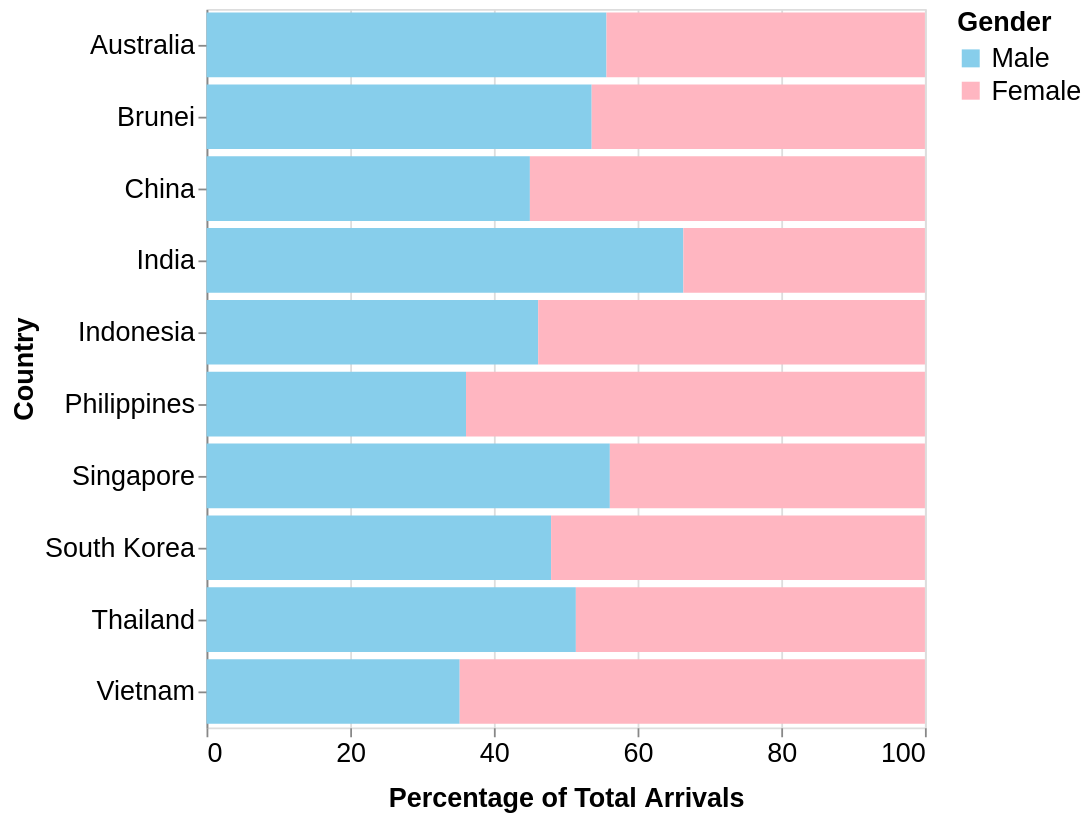

Write a Vega-Lite specification for this figure.
### Vega-Lite specification from a JSON file in a GitHub repository (floating-point values rounded to 4 significant figures)
{"$schema": "https://vega.github.io/schema/vega-lite/v5.json", "data": {"values": [{"country": "Singapore", "gender": "Male", "percentage": 56.14}, {"country": "Singapore", "gender": "Female", "percentage": 43.86}, {"country": "Brunei", "gender": "Male", "percentage": 53.61}, {"country": "Brunei", "gender": "Female", "percentage": 46.39}, {"country": "Australia", "gender": "Male", "percentage": 55.67}, {"country": "Australia", "gender": "Female", "percentage": 44.33}, {"country": "China", "gender": "Male", "percentage": 45.01}, {"country": "China", "gender": "Female", "percentage": 54.99}, {"country": "India", "gender": "Male", "percentage": 66.37}, {"country": "India", "gender": "Female", "percentage": 33.63}, {"country": "Indonesia", "gender": "Male", "percentage": 46.16}, {"country": "Indonesia", "gender": "Female", "percentage": 53.84}, {"country": "Philippines", "gender": "Male", "percentage": 36.12}, {"country": "Philippines", "gender": "Female", "percentage": 63.88}, {"country": "South Korea", "gender": "Male", "percentage": 47.96}, {"country": "South Korea", "gender": "Female", "percentage": 52.04}, {"country": "Thailand", "gender": "Male", "percentage": 51.41}, {"country": "Thailand", "gender": "Female", "percentage": 48.59}, {"country": "Vietnam", "gender": "Male", "percentage": 35.24}, {"country": "Vietnam", "gender": "Female", "percentage": 64.76}]}, "selection": {"GenderSelection": {"type": "single", "fields": ["gender"], "bind": {"input": "select", "options": [null, "Male", "Female"], "labels": ["Both", "Male", "Female"], "name": "Select Gender"}, "empty": "all"}}, "transform": [{"filter": {"or": [{"field": "gender", "equal": {"selection": "GenderSelection"}}, {"selection": "GenderSelection", "empty": "all"}]}}], "mark": "bar", "encoding": {"x": {"field": "percentage", "type": "quantitative", "axis": {"title": "Percentage of Total Arrivals", "titlePadding": 10, "titleFontSize": 15, "labelFontSize": 15, "format": ".0f", "grid": true, "labelAngle": 0, "tickCount": 6, "domain": false}, "scale": {"domain": [0, 100]}}, "y": {"field": "country", "type": "nominal", "axis": {"title": "Country", "labelAngle": 0, "titleFontSize": 15, "labelFontSize": 15}}, "color": {"field": "gender", "type": "nominal", "scale": {"domain": ["Male", "Female"], "range": ["#87CEEB", "#FFB6C1"]}, "legend": {"title": "Gender", "orient": "right", "titleFontSize": 15, "labelFontSize": 15, "labelPadding": 10}}, "tooltip": [{"field": "country", "type": "nominal", "title": "Country"}, {"field": "gender", "type": "nominal", "title": "Gender"}, {"field": "percentage", "type": "quantitative", "title": "Percentage of Arrivals", "format": ".1f"}]}, "width": 400, "height": 400}
